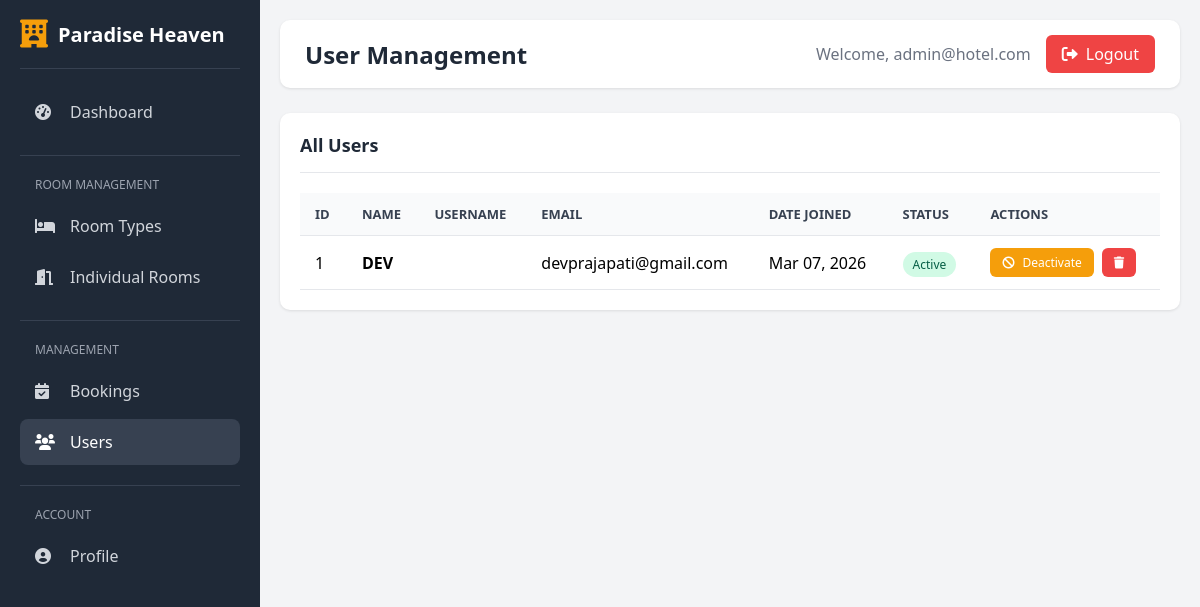
Screenshot of /custom-admin/users/ (signed in) with the database file from the repository.
### custom_admin/models.py (models this page shows, shortened)
class AdminUser(AbstractBaseUser, PermissionsMixin):
    username = models.CharField(max_length=150, unique=True)
    email = models.EmailField(unique=True)
    first_name = models.CharField(max_length=100)
    last_name = models.CharField(max_length=100)
    is_active = models.BooleanField(default=True)
    is_staff = models.BooleanField(default=True)
    date_joined = models.DateTimeField(default=timezone.now)
    objects = AdminUserManager()
    USERNAME_FIELD = 'username'
    REQUIRED_FIELDS = ['email', 'first_name', 'last_name']
    class Meta:
        verbose_name = 'Admin User'
        verbose_name_plural = 'Admin Users'

### motel/models.py (models this page shows, shortened)
class UserAccount(models.Model):
    username = models.CharField(max_length=255,default='')
    name = models.CharField(max_length=100)
    email = models.EmailField(unique=True)
    password = models.CharField(max_length=100)
    phone = models.CharField(max_length=20, blank=True, default='')
    address = models.TextField(blank=True, default='')
    city = models.CharField(max_length=100, blank=True, default='')
    state = models.CharField(max_length=100, blank=True, default='')
    postal_code = models.CharField(max_length=20, blank=True, default='')
    profile_image = models.ImageField(upload_to='profiles/', blank=True, null=True)
    date_joined = models.DateTimeField(default=timezone.now)
    is_active = models.BooleanField(default=True)

### custom_admin/views.py (the view)
# urls.py: path('users/', views.manage_users, name='manage_users'),
@login_required(login_url='admin_login')
def manage_users(request):
    users = UserAccount.objects.all().order_by('-date_joined')
    return render(request, 'custom_admin/users.html', {'users': users})

### templates/custom_admin/users.html (shortened to what this page needs)
{% extends 'custom_admin/base.html' %}
{% block page_title %}User Management{% endblock %}
{% block content %}
<div class="card">
    <div class="card-header">
        <h3>All Users</h3>
    </div>
    <div class="table-container">
        <table>
            <thead>
                <tr>
                    <th>ID</th>
                    <th>Name</th>
                    <th>Username</th>
                    <th>Email</th>
                    <th>Date Joined</th>
                    <th>Status</th>
                    <th>Actions</th>
                </tr>
            </thead>
            <tbody>
                {% if users %}
                    {% for user in users %}
                    <tr>
                        <td>{{ user.id }}</td>
                        <td><strong>{{ user.name }}</strong></td>
                        <td>{{ user.username }}</td>
                        <td>{{ user.email }}</td>
                        <td>{{ user.date_joined|date:"M d, Y" }}</td>
                        <td>
                            {% if user.is_active %}
                            <span class="badge badge-success">Active</span>
                            {% else %}
                            <span class="badge badge-danger">Inactive</span>
                            {% endif %}
                        </td>
                        <td>
                            <div class="actions">
                                {% if user.is_active %}
                                <a href="{% url 'toggle_user_status' user.id %}" class="btn btn-warning btn-sm" onclick="return confirm('Are you sure you want to deactivate this user?')">
                                    <i class="fas fa-ban"></i> Deactivate
                                </a>
                                {% else %}
                                <a href="{% url 'toggle_user_status' user.id %}" class="btn btn-success btn-sm">
                                    <i class="fas fa-check"></i> Activate
                                </a>
                                {% endif %}
                                <a href="{% url 'delete_user' user.id %}" class="btn btn-danger btn-sm" onclick="return confirm('Are you sure you want to delete this user? This action cannot be undone.')">
                                    <i class="fas fa-trash"></i>
                                </a>
                            </div>
                        </td>
                    </tr>
                    {% endfor %}
                {% else %}
                    <tr>
                        <td colspan="7" style="text-align: center; color: #6b7280; padding: 30px;">
                            No users found.
                        </td>
                    </tr>
                {% endif %}
            </tbody>
        </table>
    </div>
</div>
{% endblock %}

### templates/custom_admin/base.html (shortened to what this page needs)
<!DOCTYPE html>
<html lang="en">
<head>
    <link rel="stylesheet" href="https://cdnjs.cloudflare.com/ajax/libs/font-awesome/6.0.0/css/all.min.css">
</head>
<body>
    <div class="sidebar">
        <div class="sidebar-header">
            <i class="fas fa-hotel"></i>
            <h1>Paradise Heaven</h1>
        </div>
        <nav class="sidebar-nav">
            <a href="{% url 'admin_dashboard' %}" class="nav-item {% if request.resolver_match.url_name == 'admin_dashboard' %}active{% endif %}">
                <i class="fas fa-tachometer-alt"></i>
                <span>Dashboard</span>
            </a>
            <div class="nav-section">
                <div class="nav-section-title">Room Management</div>
                <a href="{% url 'manage_rooms' %}" class="nav-item {% if 'rooms' in request.resolver_match.url_name %}active{% endif %}">
                    <i class="fas fa-bed"></i>
                    <span>Room Types</span>
                </a>
                <a href="{% url 'manage_individual_rooms' %}" class="nav-item {% if 'individual' in request.resolver_match.url_name %}active{% endif %}">
                    <i class="fas fa-door-open"></i>
                    <span>Individual Rooms</span>
                </a>
            </div>
            <div class="nav-section">
                <div class="nav-section-title">Management</div>
                <a href="{% url 'manage_bookings' %}" class="nav-item {% if 'bookings' in request.resolver_match.url_name %}active{% endif %}">
                    <i class="fas fa-calendar-check"></i>
                    <span>Bookings</span>
                </a>
                <a href="{% url 'manage_users' %}" class="nav-item {% if 'users' in request.resolver_match.url_name %}active{% endif %}">
                    <i class="fas fa-users"></i>
                    <span>Users</span>
                </a>
            </div>
            <div class="nav-section">
                <div class="nav-section-title">Account</div>
                <a href="{% url 'admin_profile' %}" class="nav-item {% if 'profile' in request.resolver_match.url_name %}active{% endif %}">
                    <i class="fas fa-user-circle"></i>
                    <span>Profile</span>
                </a>
            </div>
        </nav>
    </div>
    <div class="main-content">
        <div class="top-bar">
            <h2>{% block page_title %}Dashboard{% endblock %}</h2>
            <div class="user-info">
                <span>Welcome, {{ request.user.username }}</span>
                <a href="{% url 'admin_logout' %}" class="logout-btn">
                    <i class="fas fa-sign-out-alt"></i>
                    Logout
                </a>
            </div>
        </div>
        {% block content %}{% endblock %}
    </div>
</body>
</html>

### templates/custom_admin/base.html (style rules this page uses)
* { margin: 0; padding: 0; box-sizing: border-box; }
body { font-family: 'Segoe UI', Tahoma, Geneva, Verdana, sans-serif; background-color: #f3f4f6; display: flex; min-height: 100vh; }
.sidebar { width: 260px; background-color: #1f2937; color: white; padding: 20px; display: flex; flex-direction: column; position: fixed; height: 100vh; overflow-y: auto; }
.sidebar-header { display: flex; align-items: center; padding-bottom: 20px; border-bottom: 1px solid #374151; margin-bottom: 20px; }
.sidebar-header i { font-size: 28px; color: #f59e0b; margin-right: 10px; }
.sidebar-header h1 { font-size: 20px; font-weight: 600; }
.sidebar-nav { flex: 1; }
.nav-item { display: flex; align-items: center; padding: 12px 15px; color: #d1d5db; text-decoration: none; border-radius: 8px; margin-bottom: 5px; transition: all 0.3s; }
.nav-item:hover, .nav-item.active { background-color: #374151; color: white; }
.nav-item i { width: 25px; margin-right: 10px; }
.nav-section { margin-top: 20px; padding-top: 20px; border-top: 1px solid #374151; }
.nav-section-title { font-size: 12px; text-transform: uppercase; color: #9ca3af; margin-bottom: 10px; padding-left: 15px; }
.main-content { flex: 1; margin-left: 260px; padding: 20px; }
.top-bar { display: flex; justify-content: space-between; align-items: center; background-color: white; padding: 15px 25px; border-radius: 10px; margin-bottom: 25px; box-shadow: 0 1px 3px rgba(0, 0, 0, 0.1); }
.top-bar h2 { font-size: 24px; color: #1f2937; }
.user-info { display: flex; align-items: center; gap: 15px; }
.user-info span { color: #6b7280; }
.logout-btn { background-color: #ef4444; color: white; padding: 8px 16px; border: none; border-radius: 6px; cursor: pointer; text-decoration: none; display: flex; align-items: center; gap: 8px; transition: background-color 0.3s; }
.card { background-color: white; border-radius: 10px; padding: 20px; box-shadow: 0 1px 3px rgba(0, 0, 0, 0.1); margin-bottom: 20px; }
.card-header { display: flex; justify-content: space-between; align-items: center; margin-bottom: 20px; padding-bottom: 15px; border-bottom: 1px solid #e5e7eb; }
.card-header h3 { font-size: 18px; color: #1f2937; }
.btn { padding: 10px 20px; border: none; border-radius: 6px; cursor: pointer; text-decoration: none; display: inline-flex; align-items: center; gap: 8px; font-size: 14px; transition: all 0.3s; }
.btn-danger { background-color: #ef4444; color: white; }
.btn-warning { background-color: #f59e0b; color: white; }
.btn-sm { padding: 6px 12px; font-size: 12px; }
.table-container { overflow-x: auto; }
table { width: 100%; border-collapse: collapse; }
th, td { padding: 12px 15px; text-align: left; border-bottom: 1px solid #e5e7eb; }
th { background-color: #f9fafb; font-weight: 600; color: #374151; font-size: 13px; text-transform: uppercase; }
.badge { padding: 4px 10px; border-radius: 20px; font-size: 12px; font-weight: 500; }
.badge-success { background-color: #d1fae5; color: #065f46; }
.actions { display: flex; gap: 8px; }

### rows the page displays
AdminUser: user.username "admin@hotel.com"
UserAccount: id "1", name "DEV", email "devprajapati@gmail.com", date_joined "Mar 07, 2026", is_active "Active"
